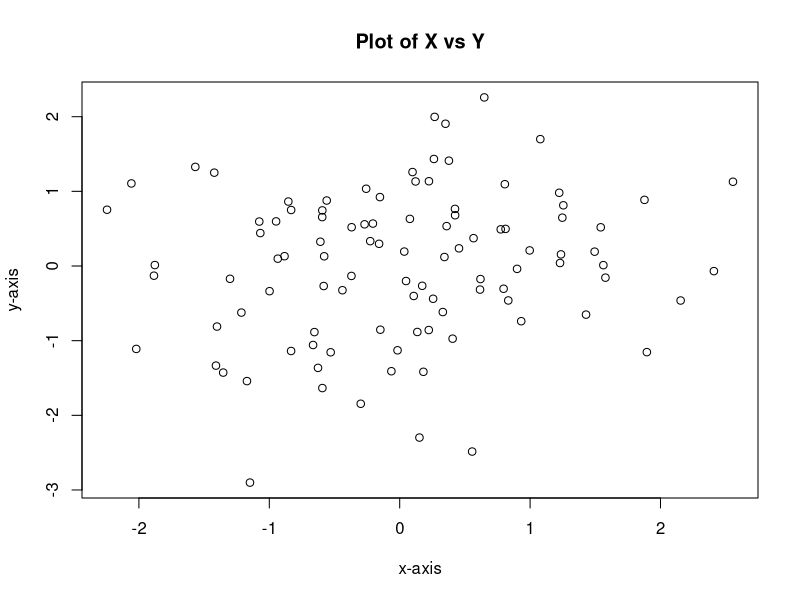
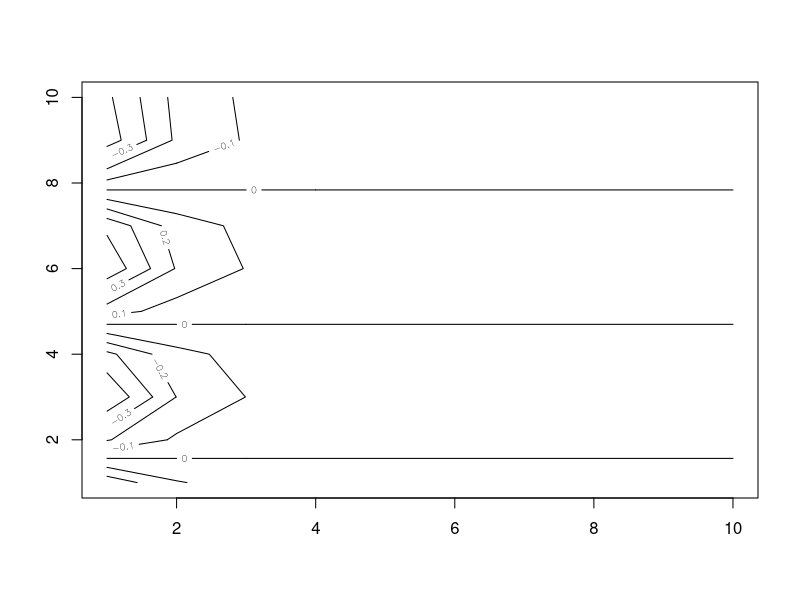
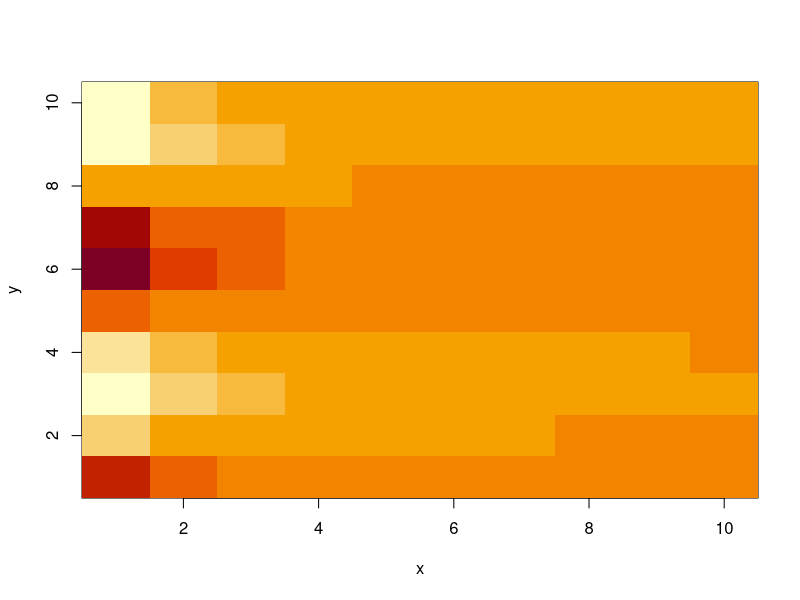
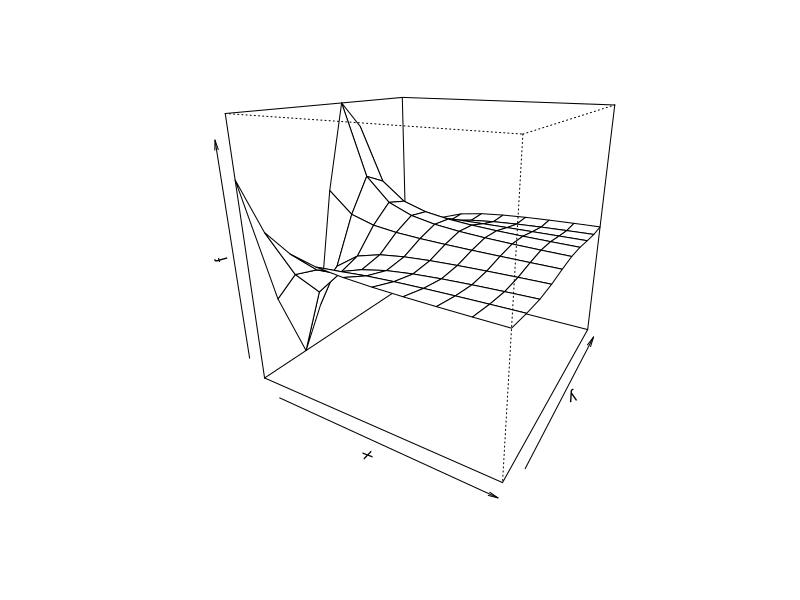

Write the R code that produced these figures, in order. (Note: this script raises an error after producing the figures.)
## ---- chunk 1
x <- c(1,2,3,4)
y <- c(3,4,5,6)
## ---- chunk 2
ls() 
rm(x, y) 
ls()
## ---- chunk 3
rm(list=ls()) # remove everything at once
## ---- chunk 4
x = matrix(data = c(1,2,3,4), nrow = 2, ncol = 2)
x
## ---- chunk 5
matrix(c(1,2,3,4), 2, 2, byrow = TRUE)
## ---- chunk 6
# set.seed(0)
# So that you can reproduce the result

x = rnorm(50,mean = 0, sd = 1)
y = x + rnorm(50, mean = 50, sd = 0.1)
cor(x, y) # Get the correlation between x and y 
var(x)
sd(x)
## ---- chunk 7
x = rnorm(100)
y = rnorm(100)
plot(x, y, xlab = 'x-axis', ylab = 'y-axis', main = 'Plot of X vs Y')
## ---- chunk 8
pdf('Figure.pdf') # save it as pdf
# jpeg('Figure.jpeg') # save it as jpeg
plot(x, y, col = 'green')
dev.off() # Tell R that we are done creating the plot
## ---- chunk 9
x = seq(1, 10) # or x = 1:10
y = x
f = outer(x, y, function(x, y)cos(y)/(1 + x^2))
contour(x, y, f)
## ---- chunk 10
image(x, y, f)
## ---- chunk 11
persp(x, y, f, theta = 30, phi = 20)
# Theta and phi control the angles at which the plot is viewed
## ---- chunk 12
A = matrix(1:16, 4, 4)
A
A[2,3]
## ---- chunk 13
A[c(1, 3), c(2, 4)] # Select multiple row and column
A[1:3, 2:4]
A[, 1:2]
A[1:2, ]
A[-2, ] # '-' means except
dim(A) # The dimension of A, 就是python里的shape?
## ---- chunk 14
# Auto = read.table('Auto.data', header = T, na.strings = '?')
# dim(Auto) # return the dimension
# Auto = na.omit(Auto) # remove rows with NA
# names(Auto) # Check the variable names
## ---- chunk 15
# plot(Auto$, Auto$)
# # 或者不使用$
# attach(Auto)
# plot(column1, column2) # scatter plot if two numerical
# hist(column1, col = 2) # histogram
# pairs(Auto) # scatter plot matrix 
## ---- chunk 16
# cylinders = as.factor(cylinders)
## ---- chunk 17
summary(Auto)
## ---- chunk 18
savehistory() # save a record of all of the commands in the most recent session
loadhistory() # load the history next time we use R
